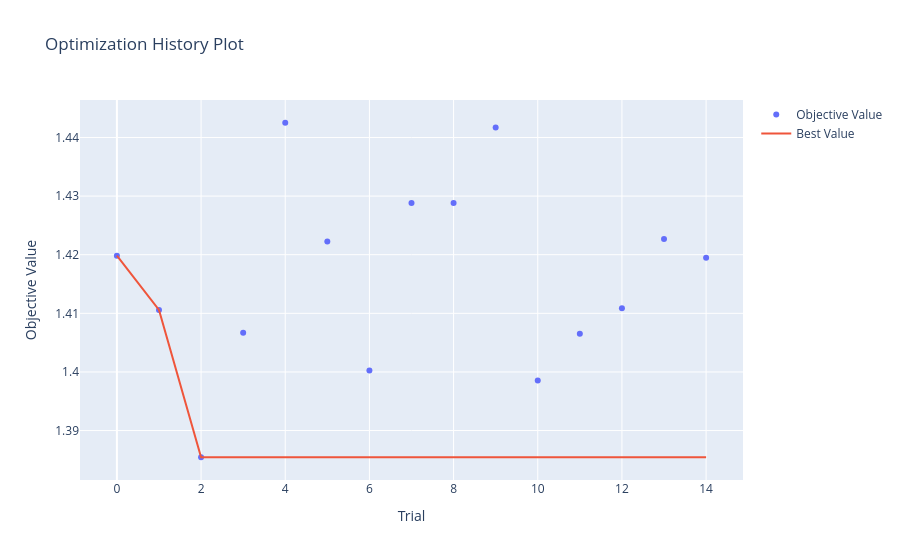
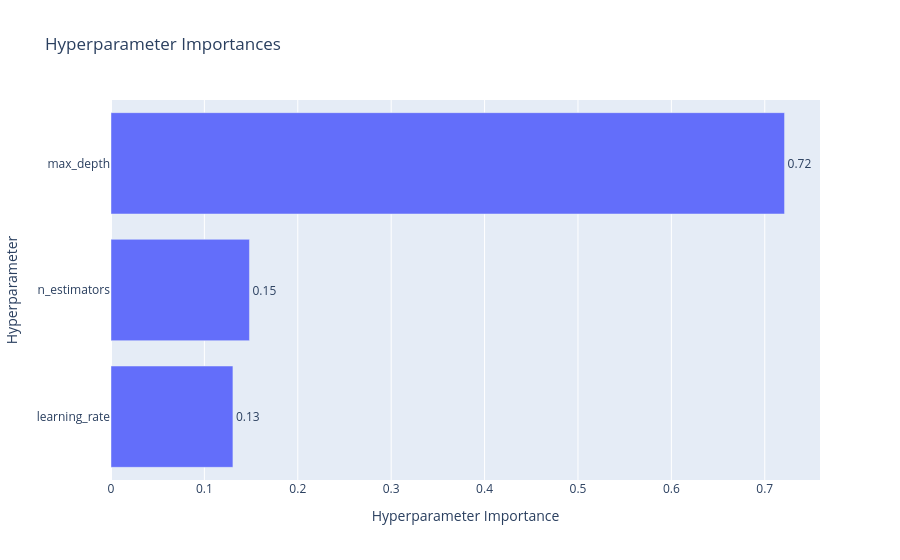

Source (notebook cell) for these figures, in order:
### Code cell
import optuna
import optuna.visualization as vis
from lightgbm import LGBMRegressor
from sklearn.model_selection import train_test_split
from sklearn.metrics import mean_absolute_error
import warnings
warnings.filterwarnings('ignore')

# [포트폴리오 시각화 3] Optuna 하이퍼파라미터 베이지안 튜닝 과정 시각화 (포트폴리오 증빙용 단축 시연)
optuna.logging.set_verbosity(optuna.logging.WARNING)
X_demo, X_val_demo, y_demo, y_val_demo = train_test_split(X, y, test_size=0.2, random_state=42)

def objective_demo(trial):
    param = {
        'n_estimators': trial.suggest_int('n_estimators', 50, 200),
        'learning_rate': trial.suggest_float('learning_rate', 0.01, 0.1),
        'max_depth': trial.suggest_int('max_depth', 3, 9),
        'objective': 'mae', 'verbose': -1
    }
    model = LGBMRegressor(**param, random_state=42)
    model.fit(X_demo, y_demo)
    return mean_absolute_error(y_val_demo, model.predict(X_val_demo))

print("포트폴리오용 Optuna 시각화 엔진 가동 중... (15 Trials)")
study = optuna.create_study(direction='minimize')
study.optimize(objective_demo, n_trials=15)

# Plotly 그래프 출력 (마우스 오버가 가능한 인터랙티브 플롯)
display(vis.plot_optimization_history(study))
display(vis.plot_param_importances(study))

### Figure 1 — Plotly figure (JSON) as saved in the notebook; plotly's stock layout.template omitted (floating-point values rounded to 4 significant figures)
{"data": [{"mode": "markers", "name": "Objective Value", "type": "scatter", "x": [0, 1, 2, 3, 4, 5, 6, 7, 8, 9, 10, 11, 12, 13, 14], "y": [1.42, 1.411, 1.385, 1.407, 1.443, 1.422, 1.4, 1.429, 1.429, 1.442, 1.399, 1.406, 1.411, 1.423, 1.419]}, {"mode": "lines", "name": "Best Value", "type": "scatter", "x": [0, 1, 2, 3, 4, 5, 6, 7, 8, 9, 10, 11, 12, 13, 14], "y": [1.42, 1.411, 1.385, 1.385, 1.385, 1.385, 1.385, 1.385, 1.385, 1.385, 1.385, 1.385, 1.385, 1.385, 1.385]}, {"marker": {"color": "#cccccc"}, "mode": "markers", "name": "Infeasible Trial", "showlegend": false, "type": "scatter", "x": [], "y": []}], "layout": {"title": {"text": "Optimization History Plot"}, "xaxis": {"title": {"text": "Trial"}}, "yaxis": {"title": {"text": "Objective Value"}}}}

### Figure 2 — Plotly figure (JSON) as saved in the notebook; plotly's stock layout.template omitted (floating-point values rounded to 4 significant figures)
{"data": [{"cliponaxis": false, "hovertemplate": ["learning_rate (FloatDistribution): 0.1305536959635988<extra></extra>", "n_estimators (IntDistribution): 0.14825104176031267<extra></extra>", "max_depth (IntDistribution): 0.7211952622760885<extra></extra>"], "name": "Objective Value", "orientation": "h", "text": ["0.13", "0.15", "0.72"], "textposition": "outside", "type": "bar", "x": [0.1306, 0.1483, 0.7212], "y": ["learning_rate", "n_estimators", "max_depth"]}], "layout": {"title": {"text": "Hyperparameter Importances"}, "xaxis": {"title": {"text": "Hyperparameter Importance"}}, "yaxis": {"title": {"text": "Hyperparameter"}}}}
